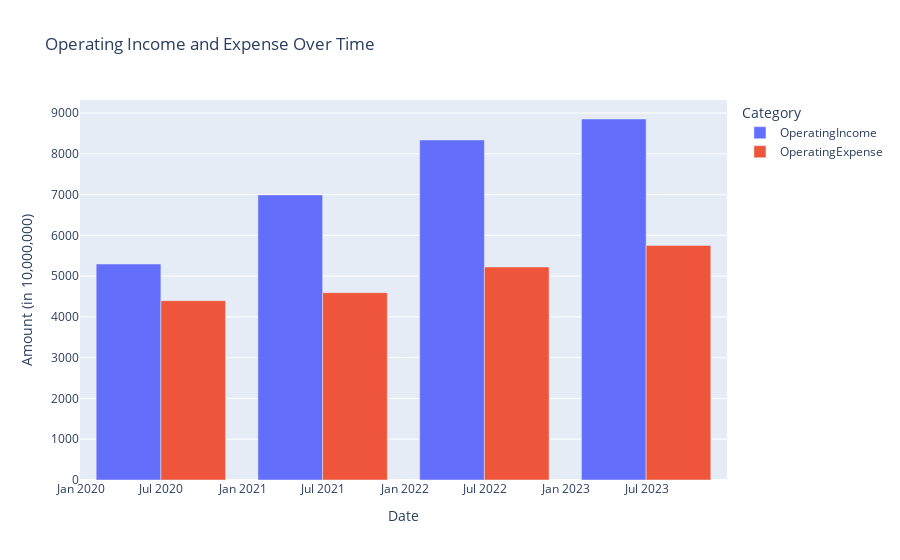

This figure's notebook cell:
### Code cell
import yfinance as yf
import plotly.express as px

stock_option = 'MSFT'
Company_stock = yf.Ticker(stock_option)

# Finanzdaten abrufen
financials = Company_stock.get_financials()
revenue = financials.loc['OperatingIncome':'OperatingExpense'].T
revenue.index.names = ['Date']
revenue = revenue.reset_index()
revenue['OperatingIncome'] = revenue['OperatingIncome'].astype(float)
revenue['OperatingExpense'] = revenue['OperatingExpense'].astype(float)

# Scale 'OperatingIncome' and 'OperatingExpense' by dividing by 10,000,000
revenue['OperatingIncome'] = revenue['OperatingIncome'] / 10000000
revenue['OperatingExpense'] = revenue['OperatingExpense'] / 10000000

# Create a bar chart using plotly.express
fig = px.bar(revenue, x='Date', y=['OperatingIncome', 'OperatingExpense'], barmode='group',
             labels={'value': 'Amount (in 10,000,000)', 'variable': 'Category'},
             title='Operating Income and Expense Over Time')
fig.show()

### Figure 1 — Plotly figure (JSON) as saved in the notebook; plotly's stock layout.template omitted (floating-point values rounded to 4 significant figures)
{"data": [{"alignmentgroup": "True", "hovertemplate": "Category=OperatingIncome<br>Date=%{x}<br>Amount (in 10,000,000)=%{y}<extra></extra>", "legendgroup": "OperatingIncome", "marker": {"color": "#636efa", "pattern": {"shape": ""}}, "name": "OperatingIncome", "offsetgroup": "OperatingIncome", "orientation": "v", "showlegend": true, "textposition": "auto", "type": "bar", "x": ["2023-06-30T00:00:00", "2022-06-30T00:00:00", "2021-06-30T00:00:00", "2020-06-30T00:00:00"], "xaxis": "x", "y": [8852.0, 8338.0, 6992.0, 5296.0], "yaxis": "y"}, {"alignmentgroup": "True", "hovertemplate": "Category=OperatingExpense<br>Date=%{x}<br>Amount (in 10,000,000)=%{y}<extra></extra>", "legendgroup": "OperatingExpense", "marker": {"color": "#EF553B", "pattern": {"shape": ""}}, "name": "OperatingExpense", "offsetgroup": "OperatingExpense", "orientation": "v", "showlegend": true, "textposition": "auto", "type": "bar", "x": ["2023-06-30T00:00:00", "2022-06-30T00:00:00", "2021-06-30T00:00:00", "2020-06-30T00:00:00"], "xaxis": "x", "y": [5753.0, 5224.0, 4594, 4398.0], "yaxis": "y"}], "layout": {"barmode": "group", "legend": {"title": {"text": "Category"}, "tracegroupgap": 0}, "title": {"text": "Operating Income and Expense Over Time"}, "xaxis": {"anchor": "y", "domain": [0, 1], "title": {"text": "Date"}}, "yaxis": {"anchor": "x", "domain": [0, 1], "title": {"text": "Amount (in 10,000,000)"}}}}
